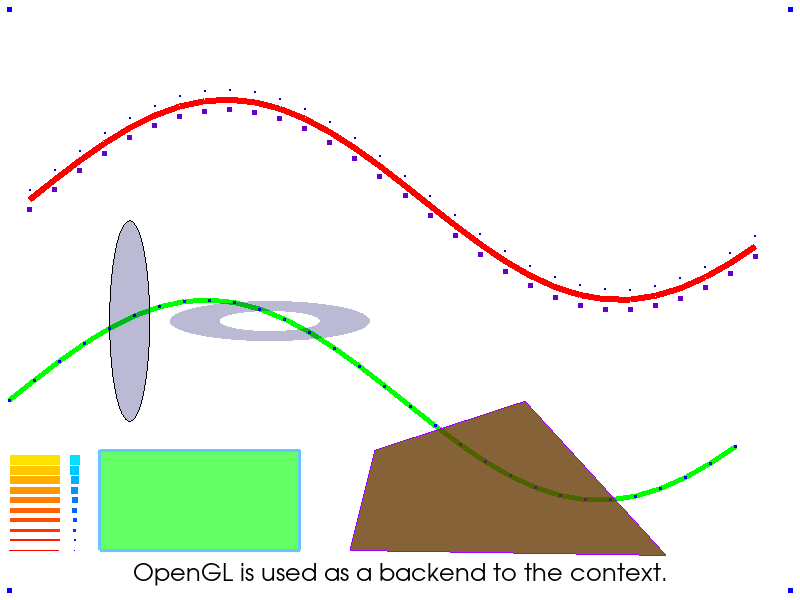

Generate this figure with Python:
#!/usr/bin/env python
# Demonstrate 2D context drawing primitives: lines, points, poly, rect, quad, ellipse, markers.

import math

import vtkmodules.vtkInteractionStyle  # noqa: F401
import vtkmodules.vtkRenderingContextOpenGL2  # noqa: F401
import vtkmodules.vtkRenderingOpenGL2  # noqa: F401

from vtkmodules.vtkCommonCore import vtkPoints2D
from vtkmodules.vtkCommonTransforms import vtkTransform2D
from vtkmodules.vtkPythonContext2D import vtkPythonItem
from vtkmodules.vtkRenderingContext2D import vtkContextActor
from vtkmodules.vtkRenderingCore import (
    vtkRenderWindow,
    vtkRenderWindowInteractor,
    vtkRenderer,
)


class ContextDrawing:
    """Python object for vtkPythonItem that draws various 2D primitives."""

    def Initialize(self, vtkSelf):
        return True

    def Paint(self, vtkSelf, painter):
        # Draw a title string.
        painter.GetTextProp().SetVerticalJustificationToCentered()
        painter.GetTextProp().SetJustificationToCentered()
        painter.GetTextProp().SetColor(0.0, 0.0, 0.0)
        painter.GetTextProp().SetFontSize(24)
        painter.GetTextProp().SetFontFamilyToArial()
        painter.GetPen().SetColor(0, 0, 0, 255)
        painter.GetBrush().SetColor(0, 0, 0, 255)
        painter.DrawString(400, 25, "OpenGL is used as a backend to the context.")

        # Draw individual lines of different thicknesses.
        for i in range(10):
            painter.GetPen().SetColor(255, int(float(i) * 25.0), 0)
            painter.GetPen().SetWidth(1.0 + float(i))
            painter.DrawLine(10, 50 + float(i) * 10, 60, 50 + float(i) * 10)

        # Use DrawPoly to draw a sine wave shape.
        points = vtkPoints2D()
        points.SetNumberOfPoints(30)
        for i in range(30):
            points.SetPoint(i, float(i) * 25.0 + 10.0, math.sin(float(i) / 5.0) * 100.0 + 200.0)
        painter.GetPen().SetColor(0, 255, 0)
        painter.GetPen().SetWidth(5.0)
        painter.DrawPoly(points)

        # Draw corner points.
        painter.GetPen().SetColor(0, 0, 255)
        painter.GetPen().SetWidth(5.0)
        painter.DrawPoint(10, 10)
        painter.DrawPoint(790, 10)
        painter.DrawPoint(10, 590)
        painter.DrawPoint(790, 590)

        # Draw individual points at different sizes.
        for i in range(10):
            painter.GetPen().SetColor(0, int(float(i) * 25.0), 255, 255)
            painter.GetPen().SetWidth(1.0 + float(i))
            painter.DrawPoint(75, 50 + float(i) * 10)

        # Draw points along the poly path.
        painter.GetPen().SetColor(0, 0, 255)
        painter.GetPen().SetWidth(3.0)
        painter.DrawPoints(points)

        # Draw a rectangle.
        painter.GetPen().SetColor(100, 200, 255)
        painter.GetPen().SetWidth(3.0)
        painter.GetBrush().SetColor(100, 255, 100)
        painter.DrawRect(100, 50, 200, 100)

        # Draw a quad.
        painter.GetPen().SetColor(159, 0, 255)
        painter.GetPen().SetWidth(1.0)
        painter.GetBrush().SetColor(100, 55, 0, 200)
        painter.DrawQuad(350, 50, 375, 150, 525, 199, 666, 45)

        # Test transforms.
        transform = vtkTransform2D()
        transform.Translate(20, 200)
        painter.GetDevice().SetMatrix(transform.GetMatrix())
        painter.GetPen().SetColor(255, 0, 0)
        painter.GetPen().SetWidth(6.0)
        painter.DrawPoly(points)

        transform.Translate(0, 10)
        painter.GetDevice().SetMatrix(transform.GetMatrix())
        painter.GetPen().SetColor(0, 0, 200)
        painter.GetPen().SetWidth(2.0)
        painter.DrawPoints(points)

        transform.Translate(0, -20)
        painter.GetDevice().SetMatrix(transform.GetMatrix())
        painter.GetPen().SetColor(100, 0, 200)
        painter.GetPen().SetWidth(5.0)
        painter.DrawPoints(points)

        # Draw an ellipse.
        painter.GetPen().SetColor(0, 0, 0)
        painter.GetPen().SetWidth(1.0)
        painter.GetBrush().SetColor(0, 0, 100, 69)
        painter.DrawEllipse(110.0, 89.0, 20, 100)
        painter.DrawEllipseWedge(250.0, 89.0, 100, 20, 50, 10, 0, 360)

        return True


# Create the vtkPythonItem and set the drawing object.
python_item = vtkPythonItem()
python_item.SetPythonObject(ContextDrawing())

# Context actor and scene wiring.
context_actor = vtkContextActor()
context_actor.GetScene().AddItem(python_item)

# Renderer
renderer = vtkRenderer()
renderer.SetBackground(1.0, 1.0, 1.0)
context_actor.GetScene().SetRenderer(renderer)
renderer.AddActor(context_actor)

# Window
render_window = vtkRenderWindow()
render_window.SetSize(800, 600)
render_window.SetMultiSamples(0)
render_window.AddRenderer(renderer)
render_window.SetWindowName("context")

# Interactor
interactor = vtkRenderWindowInteractor()
interactor.SetRenderWindow(render_window)

interactor.Initialize()
interactor.Start()
